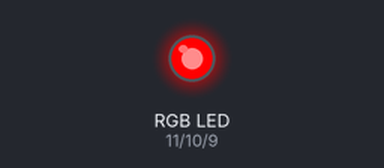
The sketch below on a simulated Arduino Uno, built with avr-gcc and run on an emulated ATmega328P. On the bench: an RGB LED mixed from three pins (HIGH = lit). Dim RGB values are drawn brighter than linear.

Above: at 0.05 s.
At 7.4 s:
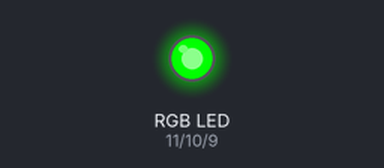
At 14.9 s:
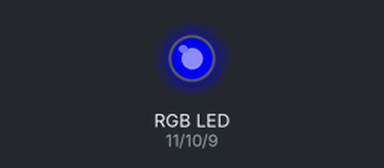
At 18.65 s:
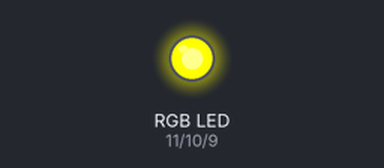
At 22.4 s:
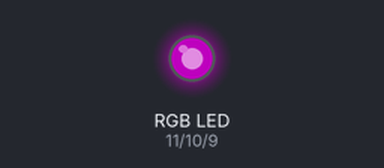
At 29.9 s:
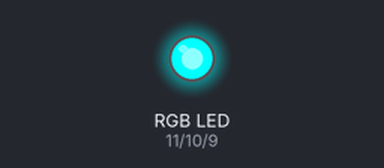
Timing chart, 0 to 39.0 s (numbered marks = the images above):
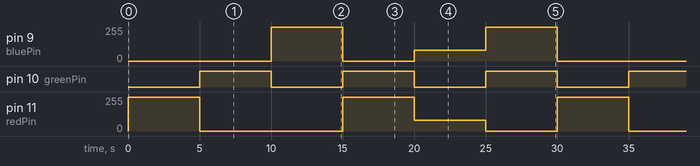

The sketch:

RGB.ino
```cpp
/*
Adafruit Arduino - Lesson 3. RGB LED
*/

int redPin = 11;
int greenPin = 10;
int bluePin = 9;

void setup()
{
  pinMode(redPin, OUTPUT);
  pinMode(greenPin, OUTPUT);
  pinMode(bluePin, OUTPUT);
}

void loop()
{
  setColor(255, 0, 0);  // red
  delay(5000);
  setColor(0, 255, 0);  // green
  delay(5000);
  setColor(0, 0, 255);  // blue
  delay(5000);
  setColor(255, 255, 0);  // yellow
  delay(5000);
  setColor(80, 0, 80);  // purple
  delay(5000);
  setColor(0, 255, 255);  // aqua
  delay(5000);
}

void setColor(int red, int green, int blue)
{
  analogWrite(redPin, red);
  analogWrite(greenPin, green);
  analogWrite(bluePin, blue);
}
```

Measured:
- by itself, pin 9 (bluePin): repeats every 30.0 s: 0/255 5.0 s, 80/255 5.0 s, 255/255 5.0 s, 0/255 10.0 s, 255/255 5.0 s
- by itself, pin 10 (greenPin): alternates HIGH for 5.0 s and LOW for 5.0 s
- by itself, pin 11 (redPin): repeats every 30.0 s: 0/255 10.0 s, 255/255 5.0 s, 80/255 5.0 s, 0/255 5.0 s, 255/255 5.0 s
